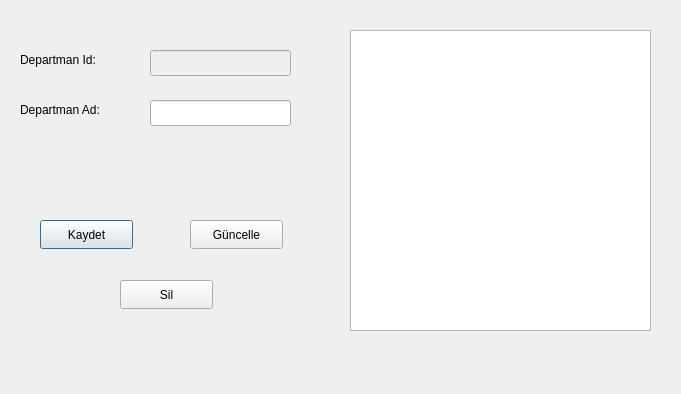
<?xml version="1.0" encoding="UTF-8"?>
<ui version="4.0">
 <class>departman</class>
 <widget class="QDialog" name="departman">
  <property name="geometry">
   <rect>
    <x>0</x>
    <y>0</y>
    <width>681</width>
    <height>394</height>
   </rect>
  </property>
  <property name="windowTitle">
   <string>Dialog</string>
  </property>
  <widget class="QPushButton" name="pushButton_ekle">
   <property name="geometry">
    <rect>
     <x>40</x>
     <y>220</y>
     <width>93</width>
     <height>29</height>
    </rect>
   </property>
   <property name="text">
    <string>Kaydet</string>
   </property>
  </widget>
  <widget class="QPushButton" name="pushButton_sil">
   <property name="geometry">
    <rect>
     <x>120</x>
     <y>280</y>
     <width>93</width>
     <height>29</height>
    </rect>
   </property>
   <property name="text">
    <string>Sil</string>
   </property>
  </widget>
  <widget class="QPushButton" name="pushButton_guncelle">
   <property name="geometry">
    <rect>
     <x>190</x>
     <y>220</y>
     <width>93</width>
     <height>29</height>
    </rect>
   </property>
   <property name="text">
    <string>Güncelle</string>
   </property>
  </widget>
  <widget class="QTableView" name="tableView_depart">
   <property name="geometry">
    <rect>
     <x>350</x>
     <y>30</y>
     <width>301</width>
     <height>301</height>
    </rect>
   </property>
  </widget>
  <widget class="QLabel" name="label">
   <property name="geometry">
    <rect>
     <x>20</x>
     <y>50</y>
     <width>111</width>
     <height>20</height>
    </rect>
   </property>
   <property name="text">
    <string>Departman Id:</string>
   </property>
  </widget>
  <widget class="QLabel" name="label_2">
   <property name="geometry">
    <rect>
     <x>20</x>
     <y>100</y>
     <width>111</width>
     <height>20</height>
    </rect>
   </property>
   <property name="text">
    <string>Departman Ad:</string>
   </property>
  </widget>
  <widget class="QLineEdit" name="lineEdit_id">
   <property name="enabled">
    <bool>false</bool>
   </property>
   <property name="geometry">
    <rect>
     <x>150</x>
     <y>50</y>
     <width>141</width>
     <height>26</height>
    </rect>
   </property>
  </widget>
  <widget class="QLineEdit" name="lineEdit_ad">
   <property name="geometry">
    <rect>
     <x>150</x>
     <y>100</y>
     <width>141</width>
     <height>26</height>
    </rect>
   </property>
  </widget>
 </widget>
 <resources/>
 <connections/>
</ui>
